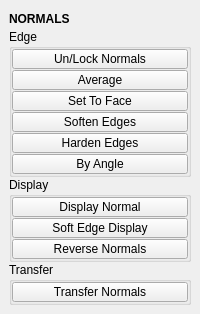
<?xml version="1.0" encoding="UTF-8"?>
<ui version="4.0">
 <class>QtUi</class>
 <widget class="QMainWindow" name="QtUi">
  <property name="enabled">
   <bool>true</bool>
  </property>
  <property name="geometry">
   <rect>
    <x>0</x>
    <y>0</y>
    <width>200</width>
    <height>306</height>
   </rect>
  </property>
  <property name="tabShape">
   <enum>QTabWidget::Triangular</enum>
  </property>
  <property name="dockNestingEnabled">
   <bool>true</bool>
  </property>
  <property name="dockOptions">
   <set>QMainWindow::AllowNestedDocks|QMainWindow::AllowTabbedDocks|QMainWindow::AnimatedDocks|QMainWindow::ForceTabbedDocks</set>
  </property>
  <widget class="QWidget" name="central_widget">
   <property name="minimumSize">
    <size>
     <width>200</width>
     <height>0</height>
    </size>
   </property>
   <layout class="QVBoxLayout" name="verticalLayout_2">
    <item>
     <layout class="QVBoxLayout" name="verticalLayout">
      <property name="spacing">
       <number>0</number>
      </property>
      <item>
       <widget class="Header" name="header">
        <property name="minimumSize">
         <size>
          <width>0</width>
          <height>20</height>
         </size>
        </property>
        <property name="maximumSize">
         <size>
          <width>16777215</width>
          <height>20</height>
         </size>
        </property>
        <property name="font">
         <font>
          <weight>75</weight>
          <bold>true</bold>
         </font>
        </property>
        <property name="text">
         <string>NORMALS</string>
        </property>
       </widget>
      </item>
      <item>
       <widget class="QGroupBox" name="edge">
        <property name="title">
         <string>Edge</string>
        </property>
        <layout class="QVBoxLayout" name="verticalLayout_5">
         <property name="spacing">
          <number>1</number>
         </property>
         <property name="leftMargin">
          <number>0</number>
         </property>
         <property name="topMargin">
          <number>0</number>
         </property>
         <property name="rightMargin">
          <number>0</number>
         </property>
         <property name="bottomMargin">
          <number>0</number>
         </property>
         <item>
          <widget class="PushButton" name="tb003">
           <property name="enabled">
            <bool>true</bool>
           </property>
           <property name="minimumSize">
            <size>
             <width>0</width>
             <height>20</height>
            </size>
           </property>
           <property name="maximumSize">
            <size>
             <width>16777215</width>
             <height>20</height>
            </size>
           </property>
           <property name="toolTip">
            <string>Lock Normals: lock/Unlock all normals from the selected object or object containing a selected vertice</string>
           </property>
           <property name="text">
            <string>Un/Lock Normals</string>
           </property>
           <property name="iconSize">
            <size>
             <width>18</width>
             <height>18</height>
            </size>
           </property>
          </widget>
         </item>
         <item>
          <widget class="PushButton" name="tb004">
           <property name="enabled">
            <bool>true</bool>
           </property>
           <property name="minimumSize">
            <size>
             <width>0</width>
             <height>20</height>
            </size>
           </property>
           <property name="maximumSize">
            <size>
             <width>16777215</width>
             <height>20</height>
            </size>
           </property>
           <property name="toolTip">
            <string>Average Edge Normals</string>
           </property>
           <property name="text">
            <string>Average</string>
           </property>
           <property name="iconSize">
            <size>
             <width>18</width>
             <height>18</height>
            </size>
           </property>
          </widget>
         </item>
         <item>
          <widget class="QPushButton" name="b006">
           <property name="enabled">
            <bool>true</bool>
           </property>
           <property name="minimumSize">
            <size>
             <width>0</width>
             <height>20</height>
            </size>
           </property>
           <property name="maximumSize">
            <size>
             <width>16777215</width>
             <height>20</height>
            </size>
           </property>
           <property name="toolTip">
            <string>Set Normals to face</string>
           </property>
           <property name="text">
            <string>Set To Face</string>
           </property>
           <property name="iconSize">
            <size>
             <width>18</width>
             <height>18</height>
            </size>
           </property>
          </widget>
         </item>
         <item>
          <widget class="QPushButton" name="b000">
           <property name="enabled">
            <bool>true</bool>
           </property>
           <property name="minimumSize">
            <size>
             <width>60</width>
             <height>20</height>
            </size>
           </property>
           <property name="maximumSize">
            <size>
             <width>16777215</width>
             <height>20</height>
            </size>
           </property>
           <property name="toolTip">
            <string>&lt;html&gt;&lt;head/&gt;&lt;body&gt;&lt;p&gt;&lt;span style=&quot; text-decoration: underline;&quot;&gt;Soften edge normals&lt;/span&gt;&lt;/p&gt;&lt;/body&gt;&lt;/html&gt;</string>
           </property>
           <property name="text">
            <string>Soften Edges</string>
           </property>
           <property name="iconSize">
            <size>
             <width>18</width>
             <height>18</height>
            </size>
           </property>
          </widget>
         </item>
         <item>
          <widget class="PushButton" name="b001">
           <property name="enabled">
            <bool>true</bool>
           </property>
           <property name="minimumSize">
            <size>
             <width>0</width>
             <height>20</height>
            </size>
           </property>
           <property name="maximumSize">
            <size>
             <width>16777215</width>
             <height>20</height>
            </size>
           </property>
           <property name="toolTip">
            <string>&lt;html&gt;&lt;head/&gt;&lt;body&gt;&lt;p&gt;&lt;span style=&quot; text-decoration: underline;&quot;&gt;Harden edges normals.&lt;/span&gt;&lt;/p&gt;&lt;p&gt;&lt;br/&gt;&lt;/p&gt;&lt;p&gt;If the entire object is selected, all object edges will be used.&lt;/p&gt;&lt;/body&gt;&lt;/html&gt;</string>
           </property>
           <property name="text">
            <string>Harden Edges</string>
           </property>
           <property name="iconSize">
            <size>
             <width>18</width>
             <height>18</height>
            </size>
           </property>
          </widget>
         </item>
         <item>
          <widget class="PushButton" name="tb001">
           <property name="enabled">
            <bool>true</bool>
           </property>
           <property name="minimumSize">
            <size>
             <width>0</width>
             <height>20</height>
            </size>
           </property>
           <property name="maximumSize">
            <size>
             <width>16777215</width>
             <height>20</height>
            </size>
           </property>
           <property name="toolTip">
            <string>&lt;html&gt;&lt;head/&gt;&lt;body&gt;&lt;p&gt;&lt;span style=&quot; text-decoration: underline;&quot;&gt;Harden edges normals.&lt;/span&gt;&lt;/p&gt;&lt;p&gt;&lt;br/&gt;&lt;/p&gt;&lt;p&gt;If the entire object is selected, all object edges will be used.&lt;/p&gt;&lt;/body&gt;&lt;/html&gt;</string>
           </property>
           <property name="text">
            <string>By Angle</string>
           </property>
           <property name="iconSize">
            <size>
             <width>18</width>
             <height>18</height>
            </size>
           </property>
          </widget>
         </item>
        </layout>
       </widget>
      </item>
      <item>
       <widget class="QGroupBox" name="display">
        <property name="title">
         <string>Display</string>
        </property>
        <layout class="QVBoxLayout" name="verticalLayout_4">
         <property name="spacing">
          <number>1</number>
         </property>
         <property name="leftMargin">
          <number>0</number>
         </property>
         <property name="topMargin">
          <number>0</number>
         </property>
         <property name="rightMargin">
          <number>0</number>
         </property>
         <property name="bottomMargin">
          <number>0</number>
         </property>
         <item>
          <widget class="PushButton" name="tb000">
           <property name="enabled">
            <bool>true</bool>
           </property>
           <property name="minimumSize">
            <size>
             <width>0</width>
             <height>20</height>
            </size>
           </property>
           <property name="maximumSize">
            <size>
             <width>16777215</width>
             <height>20</height>
            </size>
           </property>
           <property name="toolTip">
            <string>Display face normals</string>
           </property>
           <property name="text">
            <string>Display Normal</string>
           </property>
           <property name="iconSize">
            <size>
             <width>18</width>
             <height>18</height>
            </size>
           </property>
          </widget>
         </item>
         <item>
          <widget class="QPushButton" name="b003">
           <property name="enabled">
            <bool>true</bool>
           </property>
           <property name="minimumSize">
            <size>
             <width>0</width>
             <height>20</height>
            </size>
           </property>
           <property name="maximumSize">
            <size>
             <width>16777215</width>
             <height>20</height>
            </size>
           </property>
           <property name="toolTip">
            <string>Toggle soft edge display. Soft edge normals display dotted.</string>
           </property>
           <property name="text">
            <string>Soft Edge Display</string>
           </property>
           <property name="iconSize">
            <size>
             <width>18</width>
             <height>18</height>
            </size>
           </property>
          </widget>
         </item>
         <item>
          <widget class="QPushButton" name="b010">
           <property name="enabled">
            <bool>true</bool>
           </property>
           <property name="minimumSize">
            <size>
             <width>0</width>
             <height>20</height>
            </size>
           </property>
           <property name="maximumSize">
            <size>
             <width>16777215</width>
             <height>20</height>
            </size>
           </property>
           <property name="toolTip">
            <string>Reverse Selected Normals</string>
           </property>
           <property name="text">
            <string>Reverse Normals</string>
           </property>
           <property name="iconSize">
            <size>
             <width>18</width>
             <height>18</height>
            </size>
           </property>
          </widget>
         </item>
        </layout>
       </widget>
      </item>
      <item>
       <widget class="QGroupBox" name="transfer">
        <property name="title">
         <string>Transfer</string>
        </property>
        <layout class="QVBoxLayout" name="verticalLayout_6">
         <property name="spacing">
          <number>1</number>
         </property>
         <property name="leftMargin">
          <number>0</number>
         </property>
         <property name="topMargin">
          <number>0</number>
         </property>
         <property name="rightMargin">
          <number>0</number>
         </property>
         <property name="bottomMargin">
          <number>0</number>
         </property>
         <item>
          <widget class="QPushButton" name="b002">
           <property name="enabled">
            <bool>true</bool>
           </property>
           <property name="minimumSize">
            <size>
             <width>60</width>
             <height>20</height>
            </size>
           </property>
           <property name="maximumSize">
            <size>
             <width>16777215</width>
             <height>20</height>
            </size>
           </property>
           <property name="toolTip">
            <string>Transfer the normal information from the first selected object to all remaining.</string>
           </property>
           <property name="text">
            <string>Transfer Normals</string>
           </property>
           <property name="iconSize">
            <size>
             <width>18</width>
             <height>18</height>
            </size>
           </property>
          </widget>
         </item>
        </layout>
       </widget>
      </item>
      <item>
       <spacer name="verticalSpacer">
        <property name="orientation">
         <enum>Qt::Vertical</enum>
        </property>
        <property name="sizeHint" stdset="0">
         <size>
          <width>0</width>
          <height>10</height>
         </size>
        </property>
       </spacer>
      </item>
     </layout>
    </item>
   </layout>
  </widget>
 </widget>
 <customwidgets>
  <customwidget>
   <class>Header</class>
   <extends>QLabel</extends>
   <header>uitk.widgets.header.Header.h</header>
  </customwidget>
  <customwidget>
   <class>PushButton</class>
   <extends>QPushButton</extends>
   <header>widgets.pushbutton.h</header>
  </customwidget>
 </customwidgets>
 <resources/>
 <connections/>
 <designerdata>
  <property name="gridDeltaX">
   <number>5</number>
  </property>
  <property name="gridDeltaY">
   <number>5</number>
  </property>
  <property name="gridSnapX">
   <bool>true</bool>
  </property>
  <property name="gridSnapY">
   <bool>true</bool>
  </property>
  <property name="gridVisible">
   <bool>true</bool>
  </property>
 </designerdata>
</ui>
